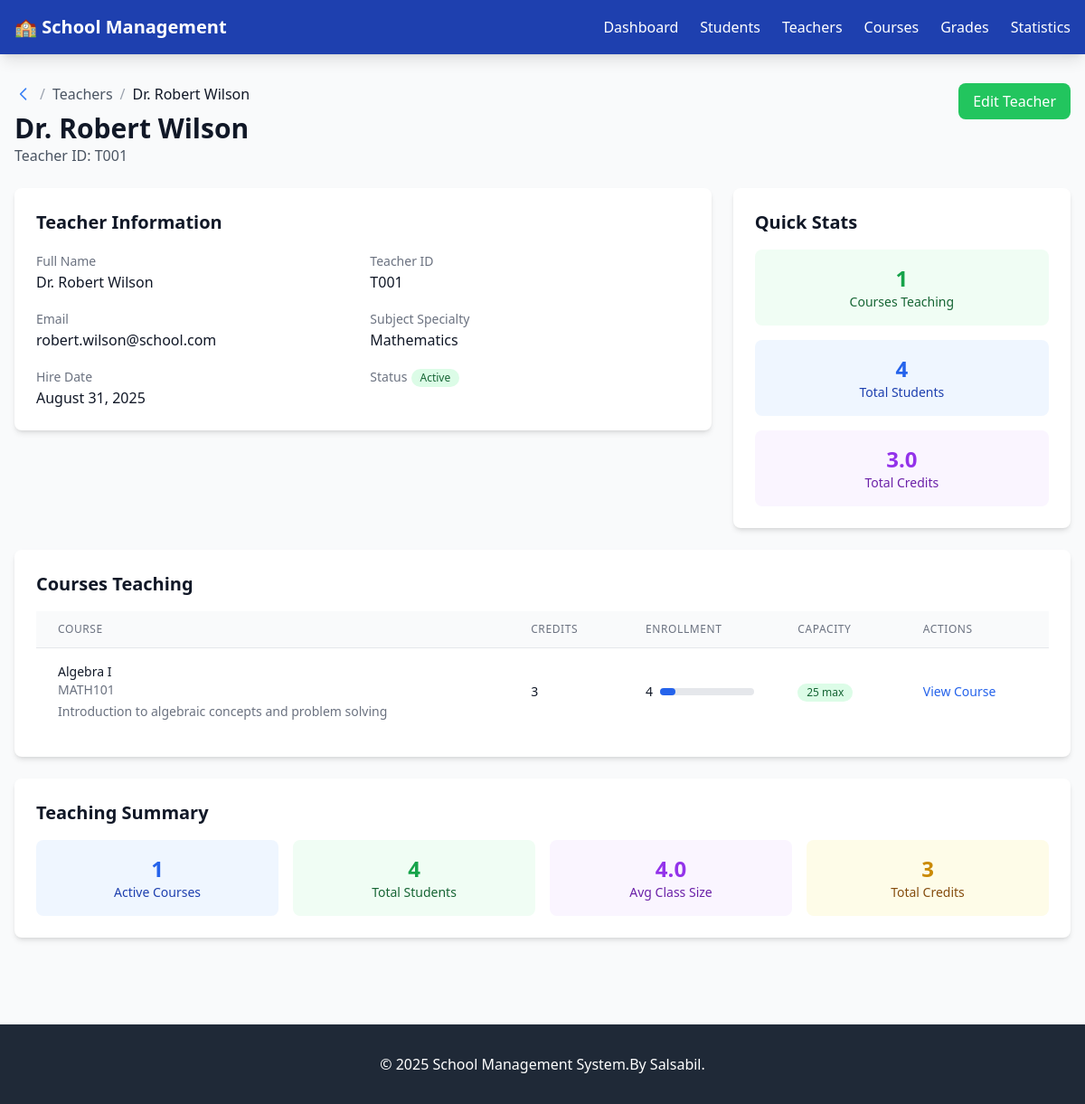
Page /teachers/1 on the committed database.
### models/your_model.py (models this page shows, shortened)
class Teacher(db.Model):
    __tablename__ = 'teachers'
    id = db.Column(db.Integer, primary_key=True)
    teacher_id = db.Column(db.String(10), unique=True, nullable=False)
    first_name = db.Column(db.String(50), nullable=False)
    last_name = db.Column(db.String(50), nullable=False)
    email = db.Column(db.String(100), unique=True, nullable=False)
    subject_specialty = db.Column(db.String(100))
    hire_date = db.Column(db.Date, default=datetime.utcnow().date)
    status = db.Column(db.String(20), default='active')
    courses = db.relationship('Course', backref='teacher', lazy=True, cascade='all, delete-orphan')
    @property
    def full_name(self):
        return f"{self.first_name} {self.last_name}"

class Course(db.Model):
    __tablename__ = 'courses'
    id = db.Column(db.Integer, primary_key=True)
    course_code = db.Column(db.String(20), unique=True, nullable=False)
    course_name = db.Column(db.String(100), nullable=False)
    description = db.Column(db.Text)
    credits = db.Column(db.Integer, default=1)
    max_students = db.Column(db.Integer, default=30)
    teacher_id = db.Column(db.Integer, db.ForeignKey('teachers.id', ondelete='SET NULL'), nullable=True)
    enrollments = db.relationship('Enrollment', backref='course', lazy=True, cascade='all, delete-orphan')
    grades = db.relationship('Grade', backref='course', lazy=True, cascade='all, delete-orphan')
    @property
    def current_enrollment(self):
        return len(self.enrollments)
    @property
    def available_spots(self):
        return max(0, self.max_students - self.current_enrollment)

### index.py (the view)
@app.route('/teachers/<int:id>')
def teacher_details(id):
    teacher = Teacher.query.get_or_404(id)
    courses = Course.query.filter_by(teacher_id=id).all()
    return render_template('teachers/details.html', teacher=teacher, courses=courses)

### templates/teachers/details.html (shortened to what this page needs)
{% extends "base.html" %}
{% block content %}
<div class="space-y-6">
    <div class="flex justify-between items-start">
        <div>
            <div class="flex items-center space-x-2 mb-2">
                <a href="{{ url_for('teachers_list') }}" class="text-blue-500 hover:text-blue-600">
                    <svg class="h-5 w-5" fill="none" stroke="currentColor" viewBox="0 0 24 24">
                        <path stroke-linecap="round" stroke-linejoin="round" stroke-width="2" d="M15 19l-7-7 7-7"></path>
                    </svg>
                </a>
                <span class="text-gray-400">/</span>
                <span class="text-gray-600">Teachers</span>
                <span class="text-gray-400">/</span>
                <span class="text-gray-900 font-medium">{{ teacher.full_name }}</span>
            </div>
            <h1 class="text-3xl font-bold text-gray-900">{{ teacher.full_name }}</h1>
            <p class="text-gray-600">Teacher ID: {{ teacher.teacher_id }}</p>
        </div>
        <div class="flex space-x-3">
            <a href="{{ url_for('teacher_edit', id=teacher.id) }}" class="bg-green-500 hover:bg-green-600 text-white font-medium py-2 px-4 rounded-lg transition-colors">
                Edit Teacher
            </a>
        </div>
    </div>
    <div class="grid grid-cols-1 lg:grid-cols-3 gap-6">
        <div class="lg:col-span-2">
            <div class="bg-white rounded-lg shadow-md p-6">
                <h2 class="text-xl font-bold text-gray-900 mb-4">Teacher Information</h2>
                <div class="grid grid-cols-1 md:grid-cols-2 gap-4">
                    <div>
                        <label class="text-sm font-medium text-gray-500">Full Name</label>
                        <p class="text-gray-900">{{ teacher.full_name }}</p>
                    </div>
                    <div>
                        <label class="text-sm font-medium text-gray-500">Teacher ID</label>
                        <p class="text-gray-900">{{ teacher.teacher_id }}</p>
                    </div>
                    <div>
                        <label class="text-sm font-medium text-gray-500">Email</label>
                        <p class="text-gray-900">{{ teacher.email }}</p>
                    </div>
                    <div>
                        <label class="text-sm font-medium text-gray-500">Subject Specialty</label>
                        <p class="text-gray-900">
                            {% if teacher.subject_specialty %}
                                {{ teacher.subject_specialty }}
                            {% else %}
                                Not specified
                            {% endif %}
                        </p>
                    </div>
                    <div>
                        <label class="text-sm font-medium text-gray-500">Hire Date</label>
                        <p class="text-gray-900">
                            {% if teacher.hire_date %}
                                {{ teacher.hire_date.strftime('%B %d, %Y') }}
                            {% else %}
                                Not specified
                            {% endif %}
                        </p>
                    </div>
                    <div>
                        <label class="text-sm font-medium text-gray-500">Status</label>
                        <span class="inline-flex items-center px-2.5 py-0.5 rounded-full text-xs font-medium {% if teacher.status == 'active' %}bg-green-100 text-green-800{% else %}bg-red-100 text-red-800{% endif %}">
                            {{ teacher.status|title }}
                        </span>
                    </div>
                </div>
            </div>
        </div>
        <div class="lg:col-span-1">
            <div class="bg-white rounded-lg shadow-md p-6">
                <h2 class="text-xl font-bold text-gray-900 mb-4">Quick Stats</h2>
                <div class="space-y-4">
                    <div class="text-center p-4 bg-green-50 rounded-lg">
                        <p class="text-2xl font-bold text-green-600">{{ courses|length }}</p>
                        <p class="text-sm text-green-800">Courses Teaching</p>
                    </div>
                    <div class="text-center p-4 bg-blue-50 rounded-lg">
                        <p class="text-2xl font-bold text-blue-600">
                            {% set total_students = courses|map(attribute='enrollments')|map('length')|sum %}
                            {{ total_students }}
                        </p>
                        <p class="text-sm text-blue-800">Total Students</p>
                    </div>
                    <div class="text-center p-4 bg-purple-50 rounded-lg">
                        <p class="text-2xl font-bold text-purple-600">
                            {% if courses %}
                                {{ "%.1f"|format(courses|map(attribute='credits')|sum) }}
                            {% else %}
                                0
                            {% endif %}
                        </p>
                        <p class="text-sm text-purple-800">Total Credits</p>
                    </div>
                </div>
            </div>
        </div>
    </div>
    <div class="bg-white rounded-lg shadow-md p-6">
        <h2 class="text-xl font-bold text-gray-900 mb-4">Courses Teaching</h2>
        {% if courses %}
        <div class="overflow-x-auto">
            <table class="min-w-full divide-y divide-gray-200">
                <thead class="bg-gray-50">
                    <tr>
                        <th class="px-6 py-3 text-left text-xs font-medium text-gray-500 uppercase tracking-wider">Course</th>
                        <th class="px-6 py-3 text-left text-xs font-medium text-gray-500 uppercase tracking-wider">Credits</th>
                        <th class="px-6 py-3 text-left text-xs font-medium text-gray-500 uppercase tracking-wider">Enrollment</th>
                        <th class="px-6 py-3 text-left text-xs font-medium text-gray-500 uppercase tracking-wider">Capacity</th>
                        <th class="px-6 py-3 text-left text-xs font-medium text-gray-500 uppercase tracking-wider">Actions</th>
                    </tr>
                </thead>
                <tbody class="bg-white divide-y divide-gray-200">
                    {% for course in courses %}
                    <tr class="hover:bg-gray-50">
                        <td class="px-6 py-4 whitespace-nowrap">
                            <div>
                                <div class="text-sm font-medium text-gray-900">{{ course.course_name }}</div>
                                <div class="text-sm text-gray-500">{{ course.course_code }}</div>
                                {% if course.description %}
                                <div class="text-sm text-gray-500 mt-1">{{ course.description[:100] }}{% if course.description|length > 100 %}...{% endif %}</div>
                                {% endif %}
                            </div>
                        </td>
                        <td class="px-6 py-4 whitespace-nowrap text-sm text-gray-900">{{ course.credits }}</td>
                        <td class="px-6 py-4 whitespace-nowrap">
                            <div class="flex items-center">
                                <span class="text-sm text-gray-900">{{ course.current_enrollment }}</span>
                                <div class="ml-2 flex-1 bg-gray-200 rounded-full h-2">
                                    <div class="bg-blue-600 h-2 rounded-full" style="width: {{ (course.current_enrollment / course.max_students * 100)|round }}%"></div>
                                </div>
                            </div>
                        </td>
                        <td class="px-6 py-4 whitespace-nowrap text-sm text-gray-900">
                            <span class="inline-flex items-center px-2.5 py-0.5 rounded-full text-xs font-medium
                                {% if course.available_spots > 0 %}bg-green-100 text-green-800{% elif course.available_spots == 0 %}bg-yellow-100 text-yellow-800{% else %}bg-red-100 text-red-800{% endif %}">
                                {{ course.max_students }} max
                            </span>
                        </td>
                        <td class="px-6 py-4 whitespace-nowrap text-sm font-medium">
                            <a href="{{ url_for('course_details', id=course.id) }}" class="text-blue-600 hover:text-blue-900">View Course</a>
                        </td>
                    </tr>
                    {% endfor %}
                </tbody>
            </table>
        </div>
        {% endif %}
    </div>
    {% if courses %}
    <div class="bg-white rounded-lg shadow-md p-6">
        <h2 class="text-xl font-bold text-gray-900 mb-4">Teaching Summary</h2>
        <div class="grid grid-cols-1 md:grid-cols-4 gap-4">
            <div class="text-center p-4 bg-blue-50 rounded-lg">
                <p class="text-2xl font-bold text-blue-600">{{ courses|length }}</p>
                <p class="text-sm text-blue-800">Active Courses</p>
            </div>
            <div class="text-center p-4 bg-green-50 rounded-lg">
                <p class="text-2xl font-bold text-green-600">
                    {% set total_enrollment = courses|map(attribute='enrollments')|map('length')|sum %}
                    {{ total_enrollment }}
                </p>
                <p class="text-sm text-green-800">Total Students</p>
            </div>
            <div class="text-center p-4 bg-purple-50 rounded-lg">
                <p class="text-2xl font-bold text-purple-600">
                    {% set avg_class_size = total_enrollment / courses|length if courses else 0 %}
                    {{ "%.1f"|format(avg_class_size) }}
                </p>
                <p class="text-sm text-purple-800">Avg Class Size</p>
            </div>
            <div class="text-center p-4 bg-yellow-50 rounded-lg">
                <p class="text-2xl font-bold text-yellow-600">
                    {% set total_credits = courses|map(attribute='credits')|sum %}
                    {{ total_credits }}
                </p>
                <p class="text-sm text-yellow-800">Total Credits</p>
            </div>
        </div>
    </div>
    {% endif %}
</div>
{% endblock %}

### rows in the picture
Teacher: full_name "Dr. Robert Wilson", teacher_id "T001", email "robert.wilson@school.com", subject_specialty "Mathematics", hire_date "August 31, 2025", status "Active"
Course: course_name "Algebra I", course_code "MATH101", description "Introduction to algebraic concepts and problem solving", credits "3", current_enrollment "4", max_students "25"

### other values in the picture
{{ courses|length }} "1"
{{ total_students }} "4"
{{ "%.1f"|format(courses|map(attribute='credits')|sum) }} "3.0"
{{ total_enrollment }} "4"
{{ "%.1f"|format(avg_class_size) }} "4.0"
{{ total_credits }} "3"
